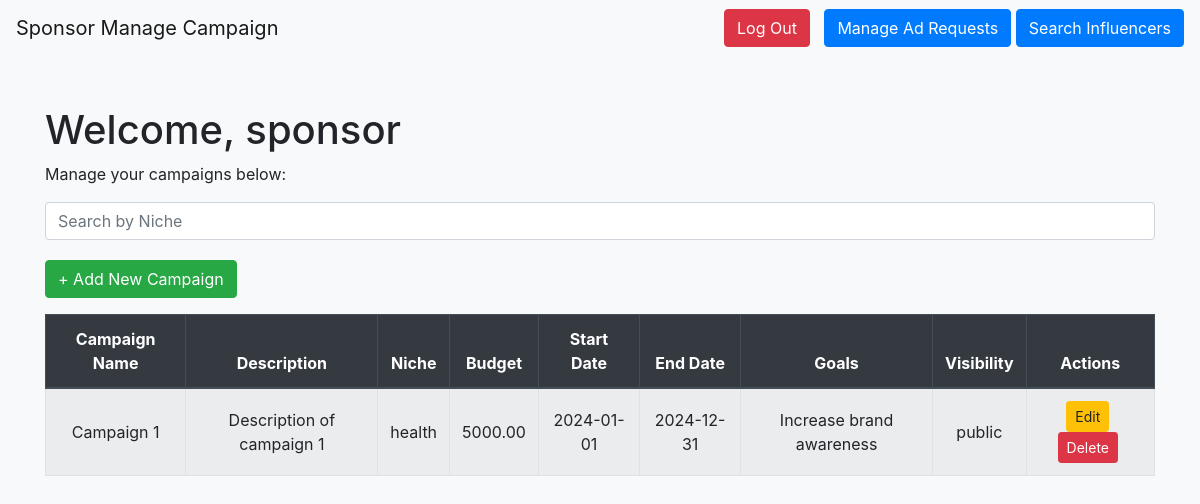
Page /sponsor/managecampaign (signed in) on the committed database.
### models.py (models this page shows)
class Campaign(db.Model):
    __tablename__ = "campaigns"
    campaign_id = db.Column(db.Integer, primary_key=True, autoincrement=True)
    sponsor_id = db.Column(
        db.Integer, db.ForeignKey("sponsors.sponsor_id"), nullable=False
    )
    name = db.Column(db.String(255), nullable=False)
    description = db.Column(db.Text,nullable=False)
    start_date = db.Column(db.Date)
    end_date = db.Column(db.Date)
    budget = db.Column(db.Numeric(10, 2),nullable=False)
    visibility = db.Column(db.Enum("public", "private"))
    goals = db.Column(db.Text,nullable=False)
    niche = db.Column(db.String(255), nullable=False)  # New field for niche
    ad_requests = db.relationship("AdRequest", backref="campaign", lazy=True)
    campaign_flags = db.relationship("CampaignFlag", backref="campaign", lazy=True)
    def to_dict(self):
        return {c.name: getattr(self, c.name) for c in self.__table__.columns}

### sponsor.py (the view)
@sponsor.route('/managecampaign')
def sponsor_managecampaign():
    if 'user_name' in session and session['role'] == 'sponsor':
        campaign_data = helper.get_campaign_by_userid(session['user_id'])
        return render_template('sponsor_managecampaign.html' ,data = session, campaign_data=campaign_data)
    return redirect(url_for('sponsor.sponsor_login'))

### app.py (called while the page is built)
@app.before_request
def create_tables():
    init_db(app)

### helper.py (called while the page is built)
def get_campaign_by_userid(user_id):
    sponsor_data = Sponsor.query.filter_by(user_id=user_id).first()
    sponsor_id = sponsor_data.sponsor_id
    campaigns = Campaign.query.filter_by(sponsor_id=sponsor_id).all()
    if campaigns is not None:
        return [campaign.to_dict() for campaign in campaigns]
    else:
        return None

### models.py (called while the page is built, shortened)
def init_db(app):
    with app.app_context():
        db.create_all()

### templates/sponsor_managecampaign.html (shortened to what this page needs)
<!DOCTYPE html>
<html lang="en">
<head>
    <link rel="stylesheet" href="https://stackpath.bootstrapcdn.com/bootstrap/4.3.1/css/bootstrap.min.css">
</head>
<body>
    <nav class="navbar navbar-expand-lg navbar-light bg-light">
        <a class="navbar-brand" href="#">Sponsor Manage Campaign</a>
        <div class="ml-auto">
            <button class="btn btn-danger btn-custom" onclick="location.href='/logout'">Log Out</button>
            <button class="btn btn-primary-custom" onclick="location.href='/adrequests/manage'">Manage Ad Requests</button>
            <button class="btn btn-primary-custom" onclick="location.href='#'">Search Influencers</button>
        </div>
    </nav>
    <div class="container">
        <h1>Welcome, {{ data['user_name'] }}</h1>
        <p>Manage your campaigns below:</p>
        <div class="search-bar-container">
            <input type="text" class="form-control" id="searchBar" placeholder="Search by Niche">
        </div>
        <button class="btn btn-success mb-3" onclick="location.href='/campaigns/new'">+ Add New Campaign</button>
        <table class="table table-striped table-bordered campaign-list ">
            <thead class="thead-dark">
                <tr>
                    <th>Campaign Name</th>
                    <th>Description</th>
                    <th>Niche</th>
                    <th>Budget</th>
                    <th>Start Date</th>
                    <th>End Date</th>
                    <th>Goals</th>
                    <th>Visibility</th>
                    <th>Actions</th>
                </tr>
            </thead>
            <tbody>
              {% for data in campaign_data %}
              <tr>
                  <td>{{ data['name'] }}</td>
                  <td>{{ data['description'] }}</td>
                  <td>{{ data['niche'] }}</td>
                  <td>{{ data['budget'] }}</td>
                  <td>{{ data['start_date'] }}</td>
                  <td>{{ data['end_date'] }}</td>
                  <td>{{ data['goals'] }}</td>
                  <td>{{ data['visibility'] }}</td>
                  <td class="action-buttons">
                      <button class="btn btn-warning btn-sm">Edit</button>
                      <button class="btn btn-danger btn-sm">Delete</button>
                  </td>
              </tr>
          {% endfor %}
            </tbody>
        </table>
    </div>
</body>
</html>

### templates/sponsor_managecampaign.html (style rules this page uses)
body { background-color: #f8f9fa; }
.container { margin-top: 50px; }
.navbar { margin-bottom: 20px; }
.btn-custom { margin-right: 10px; }
.search-bar-container { margin-bottom: 20px; }
.campaign-list th, .campaign-list td { text-align: center; vertical-align: middle; }
.action-buttons button { margin-right: 5px; }
.btn-primary-custom { background-color: #007bff; border-color: #007bff; color: white; }

### rows in the picture
Campaign: name "Campaign 1", description "Description of campaign 1", niche "health", budget "5000.00", start_date "2024-01-01", end_date "2024-12-31", goals "Increase brand awareness", visibility "public"

### other values in the picture
{{ data['user_name'] }} "sponsor"
